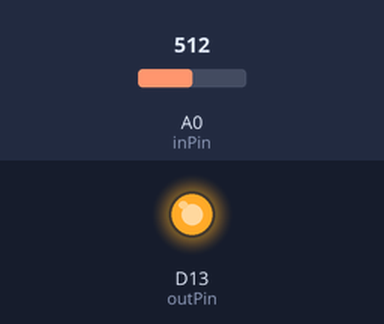
A sketch run on a simulated Arduino Zero (SAMD21). Shown: output pins drawn as LEDs (lit = HIGH). Inputs (shaded band) come from the test bench; at power-on: A0 (inPin) = 512 (analog values on the 0–1023 scale).

Above: at 1.2 s.
1.3 s: A0 (inPin) set to 489
At 2.5 s:
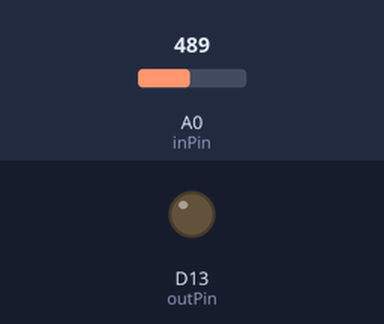
2.8 s: A0 (inPin) set to 511
At 3.8 s:
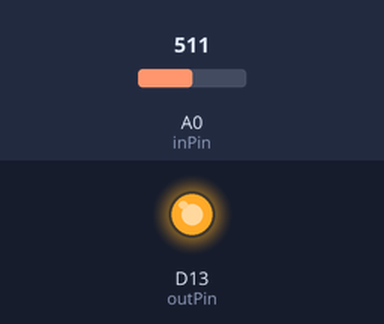
4.3 s: A0 (inPin) set to 306
At 5.0 s:
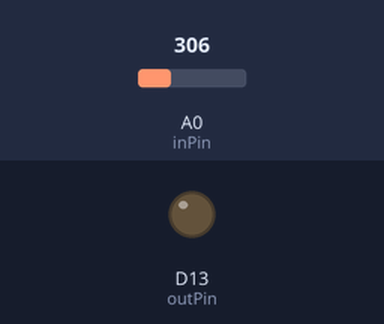
Timing chart, 0 to 7.3 s (numbered marks = the images above; inputs shaded):
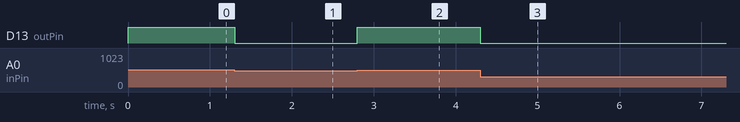

The sketch:

LargerThan.ino
```cpp
#define inPin 14
#define outPin 13

int gate = 2000;
void setup()
{
  pinMode(outPin, OUTPUT);
  analogReadResolution(12);
}

void loop()
{
  if(analogRead(inPin) > gate)
  {
    digitalWrite(outPin, HIGH);
  }
  else
  {
    digitalWrite(outPin, LOW);
  }

  delayMicroseconds(30);
}
```

Measured:
- the behaviour switches between 501 and 500 on A0 (inPin) (found by bisection; images 0 and 1)
- after the input at 1.3 s, D13 (outPin): HIGH → LOW at once
- after the input at 2.8 s, D13 (outPin): LOW → HIGH at once
- after the input at 4.3 s, D13 (outPin): HIGH → LOW at once
